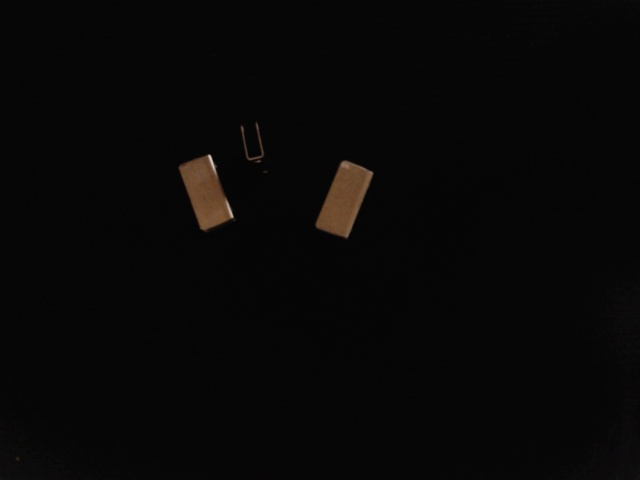
#> input picture DIR2024/testnna_slikica1234.jpg, 640 x 480 px, found by its file name
$ python 'orientation_one - Copy.py'
#> lines starting #> are read from the running program, lines starting #| are printed output that depends on the picture; after the words box and inside, x2 and y2 are one past the last pixel; in counts of white or black regions, pixels touching at a corner belong together
from camera import Camera
import cv2
import numpy as np

def show_image(frame):
    # Display the captured frame
    cv2.imshow("Frame", frame)
    cv2.waitKey(0)
def stackImages(scale,imgArray):
    rows = len(imgArray)
    cols = len(imgArray[0])
    rowsAvailable = isinstance(imgArray[0], list)
    width = imgArray[0][0].shape[1]
    height = imgArray[0][0].shape[0]
    if rowsAvailable:
        for x in range ( 0, rows):
            for y in range(0, cols):
                if imgArray[x][y].shape[:2] == imgArray[0][0].shape [:2]:
                    imgArray[x][y] = cv2.resize(imgArray[x][y], (0, 0), None, scale, scale)
                else:
                    imgArray[x][y] = cv2.resize(imgArray[x][y], (imgArray[0][0].shape[1], imgArray[0][0].shape[0]), None, scale, scale)
                if len(imgArray[x][y].shape) == 2: imgArray[x][y]= cv2.cvtColor( imgArray[x][y], cv2.COLOR_GRAY2BGR)
        imageBlank = np.zeros((height, width, 3), np.uint8)
        hor = [imageBlank]*rows
        hor_con = [imageBlank]*rows
        for x in range(0, rows):
            hor[x] = np.hstack(imgArray[x])
        ver = np.vstack(hor)
    else:
        for x in range(0, rows):
            if imgArray[x].shape[:2] == imgArray[0].shape[:2]:
                imgArray[x] = cv2.resize(imgArray[x], (0, 0), None, scale, scale)
            else:
                imgArray[x] = cv2.resize(imgArray[x], (imgArray[0].shape[1], imgArray[0].shape[0]), None,scale, scale)
            if len(imgArray[x].shape) == 2: imgArray[x] = cv2.cvtColor(imgArray[x], cv2.COLOR_GRAY2BGR)
        hor= np.hstack(imgArray)
        ver = hor
    return ver


def empty():
    pass

cv2.namedWindow("Parameters")
cv2.resizeWindow("Parameters",640,240)
cv2.createTrackbar("Threshold1","Parameters",61,255,empty)
cv2.createTrackbar("Threshold2","Parameters",108,255,empty)
cv2.createTrackbar("Threshold3","Parameters",108,1500,empty)

# Create a Camera object
print("initializing camera...")
#camera = Camera()


# Capture a frame from the camera
print("Capturing frame...")
# [6 lines of commented-out code are left out]
print("Frame captured")

#if not cap.isOpened():
#    print("err")
#else:
#    pass

frame = cv2.imread("C:\\Users\\janra\Desktop\\DIR2024\\testnna_slikica1234.jpg")
#> frame is the input picture: shape (480, 640, 3); mean B, G, R 6.6, 7.1, 7.6

def getContours(img,imgContour,ContourVelicina):
    contours,hierarchy = cv2.findContours(img,cv2.RETR_EXTERNAL,cv2.CHAIN_APPROX_NONE)#CHAIN_APPROX_SIMPLE
    #cv2.drawContours(imgContour,contours,-1,(255, 0, 255),7)

    for cnt in contours:
        area = cv2.contourArea(cnt)
        print(area)
        if area>ContourVelicina:
            cv2.drawContours(imgContour, cnt, -1, (255, 0, 0), 3)
            peri = cv2.arcLength(cnt,True)
            #print(peri)
            approx = cv2.approxPolyDP(cnt,0.02*peri,True)#ugibas shape conture
            print(len(approx))
            objCor = len(approx)
            x, y, w, h = cv2.boundingRect(approx)#izrisi bounding rect

            if objCor ==3: objectType ="Tri"
            elif objCor == 4:
                aspRatio = w/float(h)
                if aspRatio >0.98 and aspRatio <1.03: objectType= "Square"
                else:objectType="Rectangle"
            elif objCor>4: objectType= "OSTALO"
            else:objectType="None"


            cv2.rectangle(imgContour,(x,y),(x+w,y+h),(0,255,0),2)
            cv2.putText(imgContour,objectType,
                        (x+(w//2)-10,y+(h//2)-10),cv2.FONT_HERSHEY_COMPLEX,0.7,
                        (0,0,0),2)

while True:
# [6 lines of commented-out code are left out]
    imgContour = frame.copy()

    imgBlur = cv2.GaussianBlur(frame, (7,7), 1) #kernel 7 by 7
    gray = cv2.cvtColor(imgBlur, cv2.COLOR_BGR2GRAY)
#cv2.imshow("frame",frame)
#cv2.waitKey(0)

    Threshold1 = cv2.getTrackbarPos("Threshold1", "Parameters")
    Threshold2 = cv2.getTrackbarPos("Threshold2", "Parameters")
    ContourVelicina = cv2.getTrackbarPos("Threshold3", "Parameters")
    imgCanny = cv2.Canny(gray,Threshold1,Threshold2)
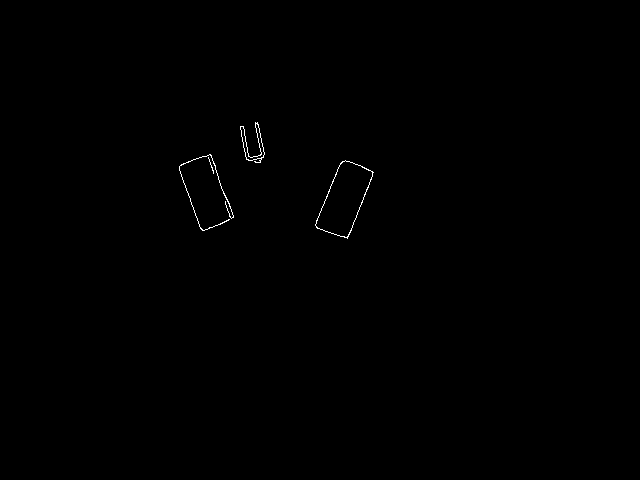
#> imgCanny: shape (480, 640); 0.21% white in thin lines or dots, all inside (x1, y1, x2, y2) = (179, 122, 374, 239)

    kernel = np.ones((5,5))
    imgDil = cv2.dilate(imgCanny,kernel,iterations=1)
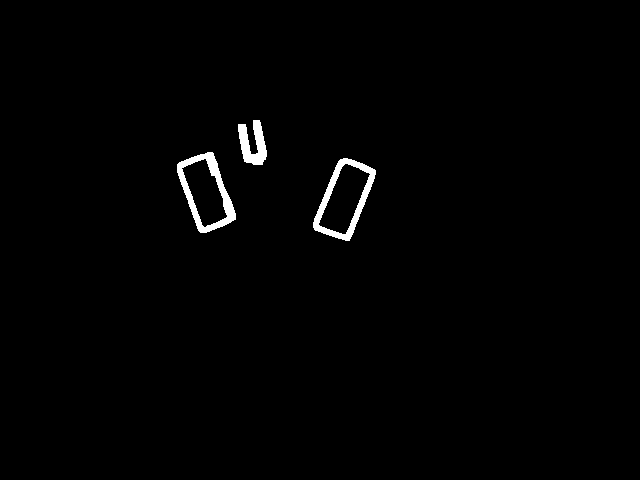
#> imgDil: shape (480, 640); 1.1% white; 3 white regions

    getContours(imgDil,imgContour,ContourVelicina)
#> in getContours, `contours,hierarchy = cv2.findContours(img,cv2.RETR_EXTERNAL,cv2.CHAIN_..`: contours = 3 contours; box (x1, y1, x2, y2) and area: (313, 158, 376, 241) 3077, (177, 152, 236, 233) 2910, (238, 120, 267, 165) 685
#> the loop in getContours, `for cnt in contours:` made 3 passes
#> (area, peri, approx, objCor, x, y, w, h) on passes 1 to 2: (3077, 242.3, [[343, 158], [313, 227], [349, 240], [375, 170]], 4, 313, 158, 63, 83), (2909.5, 234.4, [[212, 152], [177, 164], [200, 232], [235, 219]], 4, 177, 152, 59, 81)
#> (area, peri, objCor, x, y, w, h, objectType) on pass 3: (685, 195.3, 9, 238, 120, 29, 45, 'OSTALO')
#| 3077.0
#| 4
#| 2909.5
#| 4
#| 685.0
#| 9
#> after the loop in getContours, `for cnt in contours:`:
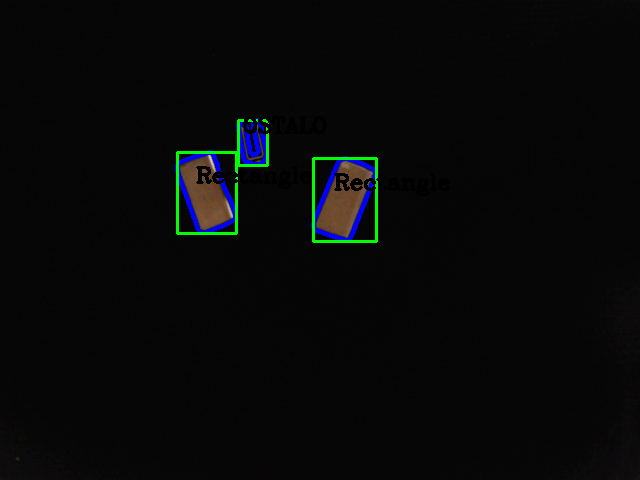
#> imgContour: shape (480, 640, 3); 2.35% of pixels changed, all inside (x1, y1, x2, y2) = (175, 116, 450, 243)


    imgStack = stackImages(0.8,([frame,imgCanny],[imgDil,imgContour]))
#> after the loop in stackImages, `for x in range(0, rows):`: hor = 2 items
#> in stackImages, `ver = np.vstack(hor)`:
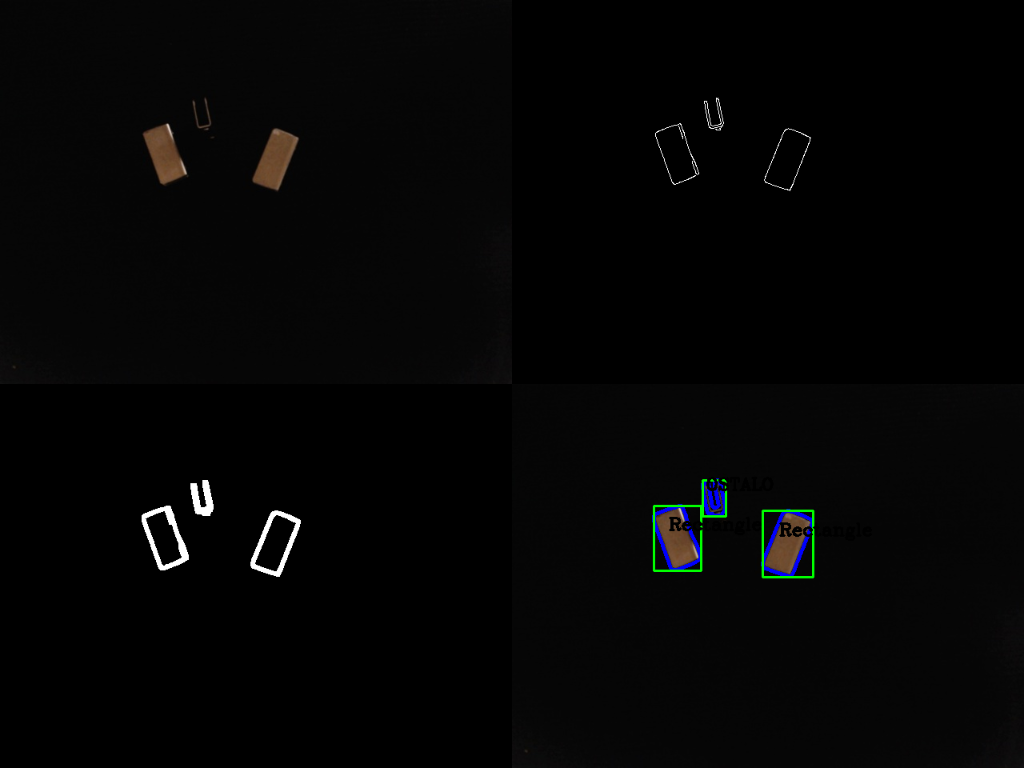
#> ver: shape (768, 1024, 3); mean of channels 0, 1, 2 4.6, 4.7, 4.6; drawn as B, G, R
    cv2.imshow("res",imgStack)

    if cv2.waitKey(1) & 0xFF == ord('q'):
#> (key q is pressed here)
        break


'''


edges = cv2.Canny(gray, 250, 300)

# Display the edges
show_image(edges)

# find contours
contours, _ = cv2.findContours(edges, cv2.RETR_EXTERNAL, cv2.CHAIN_APPROX_SIMPLE)

# approximate the contours with rectangles
rectangles = [cv2.boundingRect(contour) for contour in contours if cv2.contourArea(contour) > 0]

# sort rectangles by area
rectangles = sorted(rectangles, key=lambda rect: rect[2] * rect[3], reverse=True)

# Draw the rectangles on the frame
for x, y, w, h in rectangles:
    cv2.rectangle(frame, (x, y), (x + w, y + h), (0, 255, 0), 2)

# Draw center of rectangles
for x, y, w, h in rectangles:
    cv2.circle(frame, (x + w // 2, y + h // 2), 5, (0, 0, 255), -1)

centers = [(x + w // 2, y + h // 2) for x, y, w, h in rectangles if len(rectangles) == 2]

# Draw vector
cv2.line(frame, centers[0], centers[1], (255, 0, 0), 2)


# Display the frame with rectangles
show_image(frame)

print(frame.shape)


 '''
